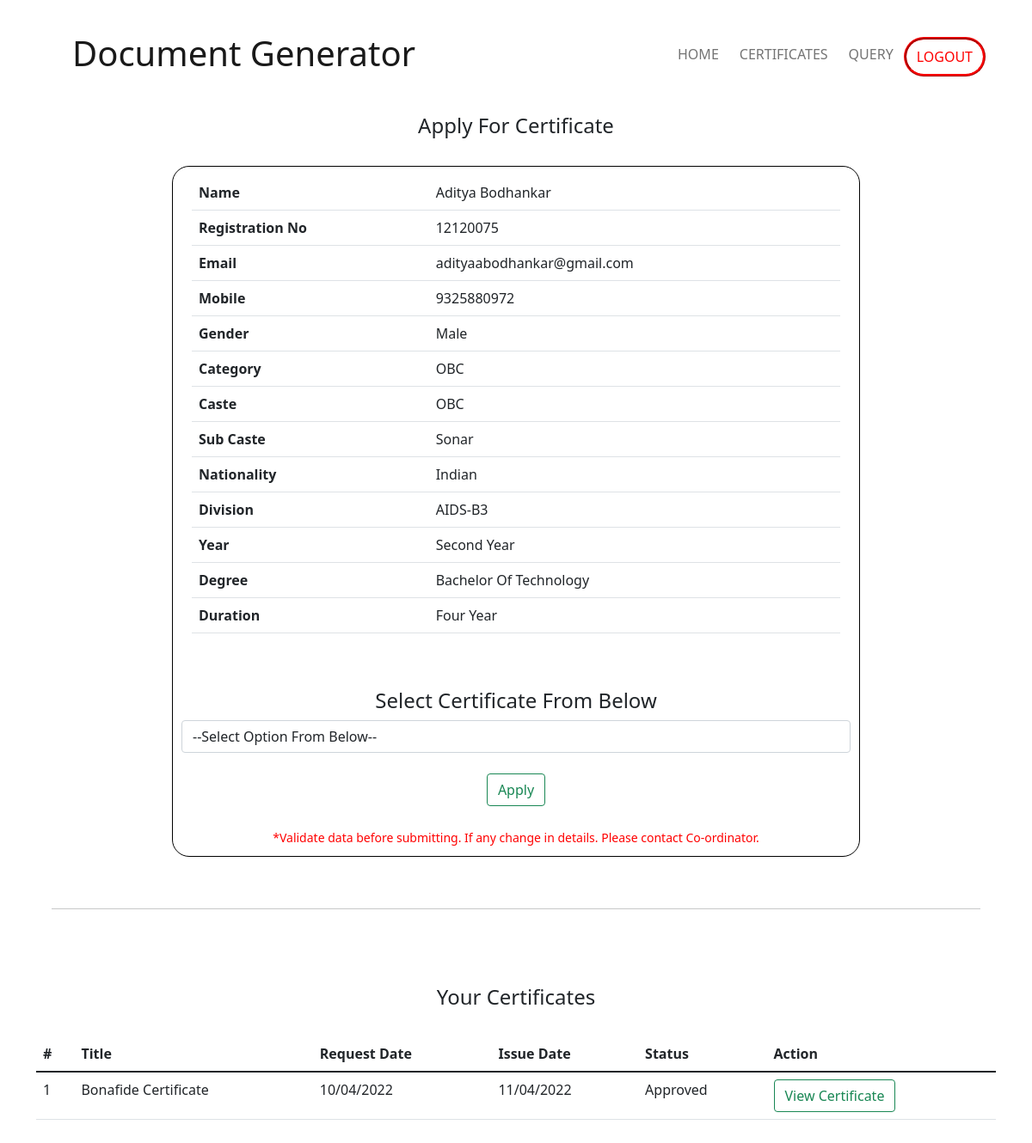
Page /certificates (signed in) on the committed database.
### main/models.py (models this page shows)
class UserModel(models.Model):
    id = models.AutoField(primary_key=True)
    uid = models.CharField(max_length=100)
    name = models.CharField(max_length=100)
    email = models.CharField(max_length=100)
    gender = models.CharField(max_length=20)
    category = models.CharField(max_length=20)
    caste = models.CharField(max_length=30)
    sub_caste = models.CharField(max_length=30)
    nationality = models.CharField(max_length=100)
    regNo = models.CharField(max_length=100)
    mobile = models.CharField(max_length=100)
    div = models.CharField(max_length=20)
    profile = models.CharField(max_length=200)
    year = models.CharField(max_length=100)
    degree = models.CharField(max_length=100)
    course = models.CharField(max_length=100)
    duration = models.CharField(max_length=100)

### main/views.py (the view)
# urls.py: path('certificates', views.certificates)
def certificates(request):
    if not request.user.is_authenticated:
        return redirect("/login")
    if not request.user.has_usable_password():
        return redirect("/logout")
    user = UserModel.objects.filter(uid=request.user.username).get()
    return render(request, 'certificates.html', {'user': user})

### templates/certificates.html (shortened to what this page needs)
<!DOCTYPE html>
<html lang="en">
<head>
    <link href="https://cdn.jsdelivr.net/npm/bootstrap@5.1.3/dist/css/bootstrap.min.css" rel="stylesheet"
>
</head>
<body>
    <div class="container">
        <nav class="navbar navbar-expand-lg navbar-light">
            <div class="container-fluid">
                <a class="navbar-brand" href="./dash" style="padding: 30px;">
                    <h3 class="display-6">Document Generator</h3>
                </a>
                <div class="collapse navbar-collapse" id="navbarNav">
                    <ul class="navbar-nav ms-auto ">
                        <li class="nav-item">
                            <a class="nav-link" href="./dash">HOME</a>
                        </li>
                        <li class="nav-item">
                            <a class="nav-link" href="#">CERTIFICATES</a>
                        </li>
                        <li class="nav-item">
                            <a class="nav-link" href="#">QUERY</a>
                        </li>
                        <li class="nav-item">
                            <a class="nav-link" href="./logout" id="nav-login-btn">
                                LOGOUT
                            </a>
                        </li>
                    </ul>
                </div>
            </div>
        </nav>
    </div>
    <center>
        <h4>
            Apply For Certificate
        </h4>
    </center>
    <br>
    <div class="container"
        style="border: ridge 1px; border-radius: 20px; border-color: black; padding: 10px; margin-bottom: 20px; max-width: 800px;">
        <div class="container" id="details-table">
            <table class="table table-stripped table-hover">
                <tr>
                    <th>Name</th>
                    <td>{{ user.name}}</td>
                </tr>
                <tr>
                    <th>Registration No</th>
                    <td>{{ user.regNo }}</td>
                </tr>
                <tr>
                    <th>Email</th>
                    <td>{{ user.email }}</td>
                </tr>
                <tr>
                    <th>Mobile</th>
                    <td>{{ user.mobile }}</td>
                </tr>
                <tr>
                    <th>Gender</th>
                    <td>{{ user.gender }}</td>
                </tr>
                <tr>
                    <th>Category</th>
                    <td>{{ user.category }}</td>
                </tr>
                <tr>
                    <th>Caste</th>
                    <td>{{ user.caste }}</td>
                </tr>
                <tr>
                    <th>Sub Caste</th>
                    <td>{{ user.sub_caste }}</td>
                </tr>
                <tr>
                    <th>Nationality</th>
                    <td>{{ user.nationality }}</td>
                </tr>
                <tr>
                    <th>Division</th>
                    <td>{{ user.div }}</td>
                </tr>
                <tr>
                    <th>Year</th>
                    <td>{{ user.year }}</td>
                </tr>
                <tr>
                    <th>Degree</th>
                    <td>{{ user.degree }}</td>
                </tr>
                <tr>
                    <th>Duration</th>
                    <td>{{ user.duration }}</td>
                </tr>
            </table>
        </div>
        <br><br>
        <center>
            <h4 class="h4">
                Select Certificate From Below
            </h4>
        </center>
        <form action="" method="POST" onsubmit="return validateForm()">
            <select name="certificate" id="certificate" class="form-control">
                <option value="default">--Select Option From Below--</option>
            </select>
            <br>
            <center>
                <input type="submit" value="Apply" class="btn btn-outline-success">
            </center>
            <br>
            <center>
                <small style="color: red;">*Validate data before submitting. If any change in details. Please contact
                    Co-ordinator.</small>
            </center>
        </form>
    </div>
    <br>
    <center>
        <hr class="hr" style="max-width: 90%;">
    </center>
    <br>
    <div class="container" style="margin-top: 4%;" id="requests">
        <center>
            <h4>
                Your Certificates
            </h4>
        </center>
        <br>
        <table class="table table-stripped table-hover">
            <thead>
                <th>
                    #
                </th>
                <th>
                    Title
                </th>
                <th>
                    Request Date
                </th>
                <th>
                    Issue Date
                </th>
                <th>
                    Status
                </th>
                <th>
                    Action
                </th>
            </thead>
            <tbody>
                <tr>
                    <td>
                        1
                    </td>
                    <td>
                        Bonafide Certificate
                    </td>
                    <td>
                        10/04/2022
                    </td>
                    <td>
                        11/04/2022
                    </td>
                    <td>
                        Approved
                    </td>
                    <td>
                        <a href="#" class="btn btn-outline-success">View Certificate</a>
                    </td>
                </tr>
            </tbody>
        </table>
    </div>
    <br>
</body>
</html>

### templates/certificates.html (style rules this page uses)
.nav-link { padding-left: 12px !important; padding-right: 12px !important; --border-color: purple; --border-width: 3px; --bottom-distance: 0px; display: inline-block; background-image: linear-gradient(var(--border-color), var(--border-color)); background-size: 0 var(--border-width); background-repeat: no-repeat; transition: background-size 0.3s; margin: 5px 0; background-position: 50% calc(100% - var(--bottom-distance)); }
#nav-login-btn { border-radius: 100px; border: ridge red; color: red; background: white; padding-left: 20px; padding-right: 20px; }

### rows in the picture
UserModel: name "Aditya Bodhankar", regNo "12120075", email "adityaabodhankar@gmail.com", mobile "9325880972", gender "Male", category "OBC", caste "OBC", sub_caste "Sonar", nationality "Indian", div "AIDS-B3", year "Second Year", degree "Bachelor Of Technology", duration "Four Year"
